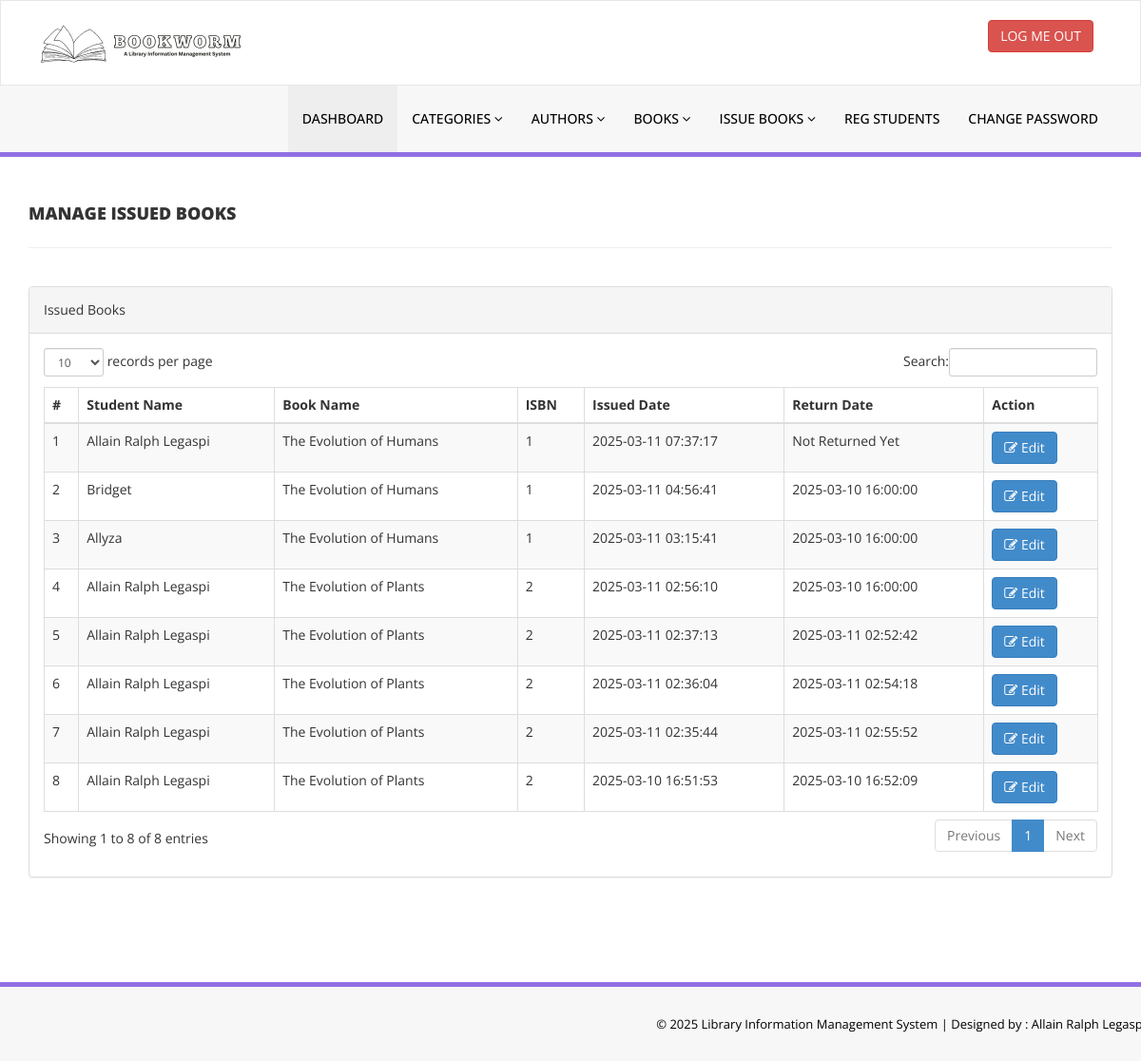
Page /Library_Management/admin/manage-issued-books.php (signed in) on the committed database.
### tables this page shows
CREATE TABLE `tblissuedbookdetails` (
  `id` int(11) NOT NULL,
  `BookId` int(11) DEFAULT NULL,
  `StudentID` varchar(150) DEFAULT NULL,
  `IssuesDate` timestamp NULL DEFAULT current_timestamp(),
  `ReturnDate` timestamp NULL DEFAULT NULL ON UPDATE current_timestamp(),
  `RetrunStatus` int(1) DEFAULT NULL,
  `fine` int(11) DEFAULT NULL
);

CREATE TABLE `tblstudents` (
  `id` int(11) NOT NULL,
  `StudentId` varchar(100) DEFAULT NULL,
  `FullName` varchar(120) DEFAULT NULL,
  `EmailId` varchar(120) DEFAULT NULL,
  `MobileNumber` char(11) DEFAULT NULL,
  `Password` varchar(120) DEFAULT NULL,
  `Status` int(1) DEFAULT NULL,
  `RegDate` timestamp NULL DEFAULT current_timestamp(),
  `UpdationDate` timestamp NULL DEFAULT NULL ON UPDATE current_timestamp()
);

CREATE TABLE `tblbooks` (
  `id` int(11) NOT NULL,
  `BookName` varchar(255) DEFAULT NULL,
  `CatId` int(11) DEFAULT NULL,
  `AuthorId` int(11) DEFAULT NULL,
  `ISBNNumber` int(11) DEFAULT NULL,
  `BookPrice` int(11) DEFAULT NULL,
  `RegDate` timestamp NULL DEFAULT current_timestamp(),
  `UpdationDate` timestamp NULL DEFAULT NULL ON UPDATE current_timestamp(),
  `Stock` int(11) DEFAULT 0
);

### Library_Management/admin/manage-issued-books.php (the view, shortened to what this page needs)
<?php
include('includes/config.php');
if (strlen($_SESSION['alogin']) == 0) {
    header('location:index.php');
} else {
?>
<!DOCTYPE html>
<html xmlns="http://www.w3.org/1999/xhtml">
<head>
    <link href="assets/css/bootstrap.css" rel="stylesheet" />
    <link href="assets/css/font-awesome.css" rel="stylesheet" />
    <link href="assets/js/dataTables/dataTables.bootstrap.css" rel="stylesheet" />
    <link href="assets/css/style.css" rel="stylesheet" />
</head>
<body>
    <?php include('includes/header.php'); ?>
    <div class="content-wrapper">
        <div class="container">
            <div class="row pad-botm">
                <div class="col-md-12">
                    <h4 class="header-line">Manage Issued Books</h4>
                </div>
            </div>
            <div class="row">
                <div class="col-md-12">
                    <div class="panel panel-default">
                        <div class="panel-heading">
                            Issued Books
                        </div>
                        <div class="panel-body">
                            <div class="table-responsive">
                                <table class="table table-striped table-bordered table-hover" id="dataTables-example">
                                    <thead>
                                        <tr>
                                            <th>#</th>
                                            <th>Student Name</th>
                                            <th>Book Name</th>
                                            <th>ISBN</th>
                                            <th>Issued Date</th>
                                            <th>Return Date</th>
                                            <th>Action</th>
                                        </tr>
                                    </thead>
                                    <tbody>
                                        <?php
                                        $sql = "SELECT tblstudents.FullName, tblbooks.BookName, tblbooks.ISBNNumber, tblissuedbookdetails.IssuesDate, tblissuedbookdetails.ReturnDate, tblissuedbookdetails.id as rid FROM tblissuedbookdetails JOIN tblstudents ON tblstudents.StudentId=tblissuedbookdetails.StudentId JOIN tblbooks ON tblbooks.id=tblissuedbookdetails.BookId ORDER BY tblissuedbookdetails.id DESC";
                                        $query = $dbh->prepare($sql);
                                        $query->execute();
                                        $results = $query->fetchAll(PDO::FETCH_OBJ);
                                        $cnt = 1;
                                        if ($query->rowCount() > 0) {
                                            foreach ($results as $result) { ?>
                                                <tr class="odd gradeX">
                                                    <td class="center"><?php echo htmlentities($cnt); ?></td>
                                                    <td class="center"><?php echo htmlentities($result->FullName); ?></td>
                                                    <td class="center"><?php echo htmlentities($result->BookName); ?></td>
                                                    <td class="center"><?php echo htmlentities($result->ISBNNumber); ?></td>
                                                    <td class="center"><?php echo htmlentities($result->IssuesDate); ?></td>
                                                    <td class="center"><?php if ($result->ReturnDate == "") {
                                                                            echo htmlentities("Not Returned Yet");
                                                                        } else {
                                                                            echo htmlentities($result->ReturnDate);
                                                                        } ?>
                                                    </td>
                                                    <td class="center">
                                                        <a href="update-issue-bookdetails.php?rid=<?php echo htmlentities($result->rid); ?>"><button class="btn btn-primary"><i class="fa fa-edit "></i> Edit</button></a>
                                                    </td>
                                                </tr>
                                        <?php $cnt = $cnt + 1;
                                            }
                                        } ?>
                                    </tbody>
                                </table>
                            </div>
                        </div>
                    </div>
                </div>
            </div>
        </div>
    </div>
    <?php include('includes/footer.php'); ?>
</body>
</html>
<?php } ?>

### Library_Management/admin/assets/css/style.css (style rules this page uses)
.content-wrapper { margin-top: 40px; min-height:800px; padding-bottom:90px; }
.header-line { font-weight:900; padding-bottom:25px; border-bottom:1px solid #eeeeee; text-transform:uppercase; }
.pad-botm { padding-bottom:30px; }

### rows in the picture
tblissuedbookdetails: tblstudents.FullName "Allain Ralph Legaspi", BookId.BookName "The Evolution of Humans", BookId.ISBNNumber "1", IssuesDate "2025-03-11 07:37:17"
tblissuedbookdetails: tblstudents.FullName "Bridget", BookId.BookName "The Evolution of Humans", BookId.ISBNNumber "1", IssuesDate "2025-03-11 04:56:41", ReturnDate "2025-03-10 16:00:00"
tblissuedbookdetails: tblstudents.FullName "Allyza", BookId.BookName "The Evolution of Humans", BookId.ISBNNumber "1", IssuesDate "2025-03-11 03:15:41", ReturnDate "2025-03-10 16:00:00"
tblissuedbookdetails: tblstudents.FullName "Allain Ralph Legaspi", BookId.BookName "The Evolution of Plants", BookId.ISBNNumber "2", IssuesDate "2025-03-11 02:56:10", ReturnDate "2025-03-10 16:00:00"
tblissuedbookdetails: tblstudents.FullName "Allain Ralph Legaspi", BookId.BookName "The Evolution of Plants", BookId.ISBNNumber "2", IssuesDate "2025-03-11 02:37:13", ReturnDate "2025-03-11 02:52:42"
tblissuedbookdetails: tblstudents.FullName "Allain Ralph Legaspi", BookId.BookName "The Evolution of Plants", BookId.ISBNNumber "2", IssuesDate "2025-03-11 02:36:04", ReturnDate "2025-03-11 02:54:18"
tblissuedbookdetails: tblstudents.FullName "Allain Ralph Legaspi", BookId.BookName "The Evolution of Plants", BookId.ISBNNumber "2", IssuesDate "2025-03-11 02:35:44", ReturnDate "2025-03-11 02:55:52"
tblissuedbookdetails: tblstudents.FullName "Allain Ralph Legaspi", BookId.BookName "The Evolution of Plants", BookId.ISBNNumber "2", IssuesDate "2025-03-10 16:51:53", ReturnDate "2025-03-10 16:52:09"
